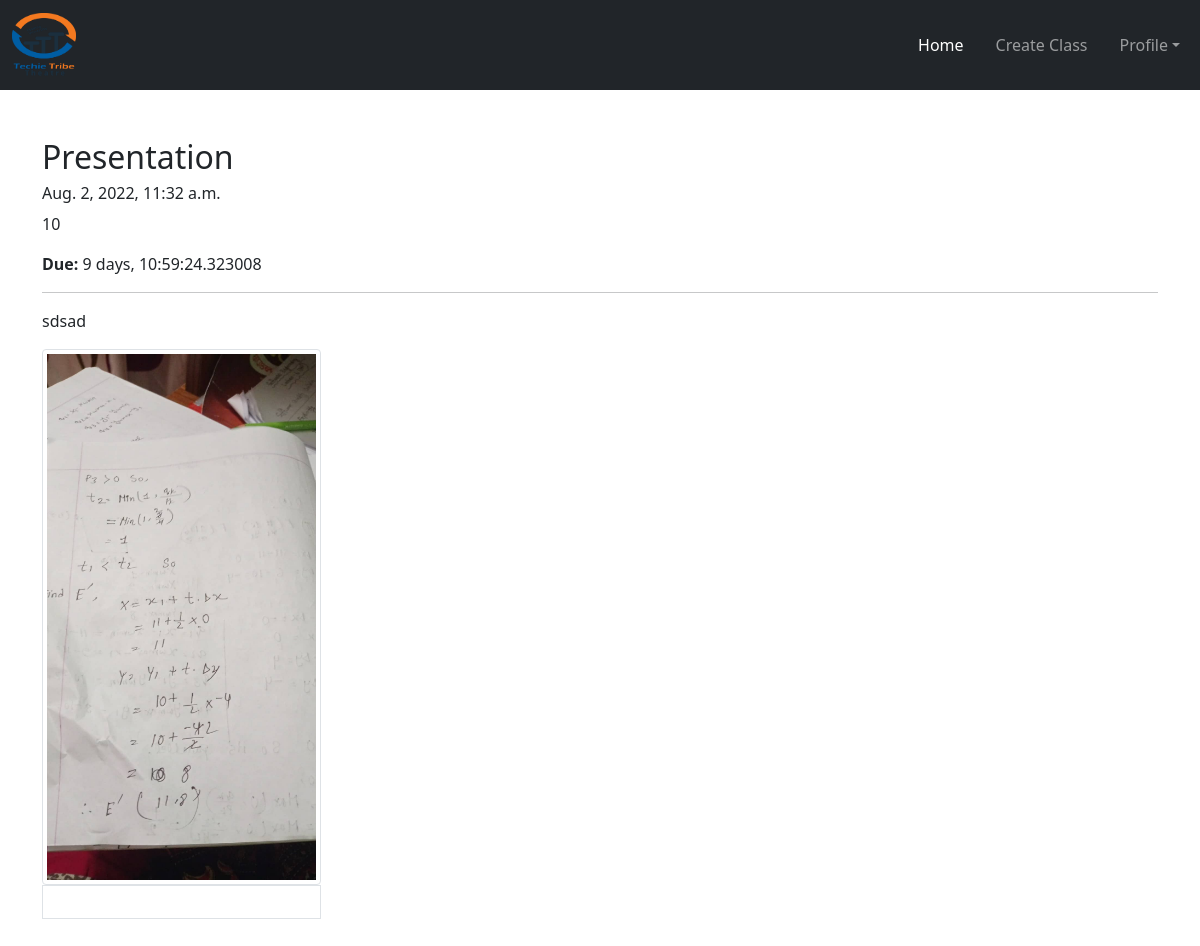
Screenshot of /teacher/showmywork/22/ (signed in) with the database file from the repository.
### teacher/models.py (models this page shows)
class AddClassWork(models.Model):
    myclass = models.ForeignKey(
        CreateClass, on_delete=models.CASCADE)
    mytopic = models.CharField(
        max_length=20, choices=Choice_Type, default='Presentation')
    title = models.TextField(max_length=100, default="none")
    description = models.TextField(blank=True, null=True)
    marks = models.IntegerField(blank=True, null=True, default=10)
    imagephoto = models.ImageField(upload_to='images/', blank=True, null=True)
    document = models.FileField(upload_to='documents/', blank=True, null=True)
    current_date = models.DateTimeField(
        auto_now_add=True,  blank=True)
    end_date_time = models.DateTimeField(blank=True, null=True)

### teacher/views.py (the view)
# urls.py: path('showmywork/<int:id>/', ShowWorkview.as_view(), name='showmywork'),
class ShowWorkview(View):
    def get(self, request, id):
        if request.user.is_authenticated:
            allwork = AddClassWork.objects.get(pk=id)
            return render(request, 'ShowWork.html', {'allwork': allwork})
        else:
            return redirect("/")

### teacher/templates/ShowWork.html (shortened to what this page needs)
{% extends 'base_teacher.html' %} <br />
{% load static %} <br />
{% load mathfilters %} <br />
{% block content %}
<br />
<div class="container mt-4">
  <h2 class="text-dark">{{allwork.mytopic}}</h2>
  <h6>{{allwork.current_date}}</h6>
  <div>
    <p>{{allwork.marks}}</p>
    <p>
      <span class="fw-bold">Due:</span>
      {{allwork.end_date_time|sub:allwork.current_date}}
    </p>
  </div>
  <hr />
  <div class="mb-5">
    {% if allwork.description %}
    <p>{{allwork.description}}</p>
    {% endif %}
    <div>
      {% if allwork.imagephoto %}
      <img
        src="{{allwork.imagephoto.url}}"
        alt=""
        class="w-25 img-thumbnail img-fluid"
      />
      {% endif %}
    </div>
    <div class="border p-3 w-25">
    </div>
  </div>
</div>
{% endblock content %}

### teacher/static/css/form.css (style rules this page uses)
*, *:before, *:after { -webkit-box-sizing: border-box; box-sizing: border-box; }

### rows the page displays
AddClassWork: mytopic "Presentation", current_date "Aug. 2, 2022, 11:32 a.m.", marks "10", end_date_time|sub "9 days, 10:59:24.323008", description "sdsad", imagephoto (picture)
